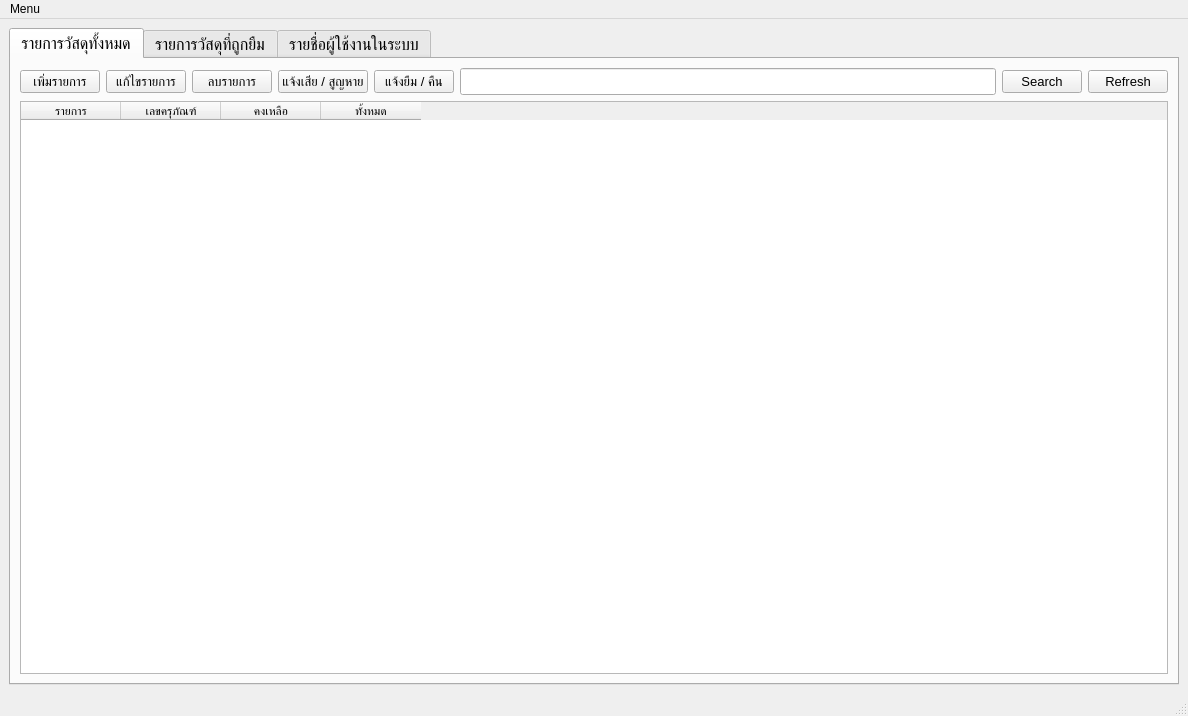
<?xml version="1.0" encoding="UTF-8"?>
<ui version="4.0">
 <class>MainWindow</class>
 <widget class="QMainWindow" name="MainWindow">
  <property name="geometry">
   <rect>
    <x>0</x>
    <y>0</y>
    <width>1188</width>
    <height>716</height>
   </rect>
  </property>
  <property name="windowTitle">
   <string>MainWindow</string>
  </property>
  <widget class="QWidget" name="centralwidget">
   <layout class="QGridLayout" name="gridLayout">
    <item row="0" column="0">
     <widget class="QTabWidget" name="tabWidget">
      <property name="font">
       <font>
        <pointsize>12</pointsize>
       </font>
      </property>
      <property name="currentIndex">
       <number>0</number>
      </property>
      <widget class="QWidget" name="AllObj">
       <attribute name="title">
        <string>รายการวัสดุทั้งหมด</string>
       </attribute>
       <layout class="QGridLayout" name="gridLayout_3">
        <item row="0" column="0">
         <widget class="QPushButton" name="addObj">
          <property name="font">
           <font>
            <pointsize>10</pointsize>
           </font>
          </property>
          <property name="text">
           <string>เพิ่มรายการ</string>
          </property>
         </widget>
        </item>
        <item row="0" column="1">
         <widget class="QPushButton" name="editObj">
          <property name="font">
           <font>
            <pointsize>10</pointsize>
           </font>
          </property>
          <property name="text">
           <string>แก้ไขรายการ</string>
          </property>
         </widget>
        </item>
        <item row="0" column="2">
         <widget class="QPushButton" name="deleteObj">
          <property name="font">
           <font>
            <pointsize>10</pointsize>
           </font>
          </property>
          <property name="text">
           <string>ลบรายการ</string>
          </property>
         </widget>
        </item>
        <item row="0" column="3">
         <widget class="QPushButton" name="loss_or_broke">
          <property name="sizePolicy">
           <sizepolicy hsizetype="Fixed" vsizetype="Fixed">
            <horstretch>0</horstretch>
            <verstretch>0</verstretch>
           </sizepolicy>
          </property>
          <property name="font">
           <font>
            <pointsize>10</pointsize>
           </font>
          </property>
          <property name="text">
           <string>แจ้งเสีย / สูญหาย</string>
          </property>
         </widget>
        </item>
        <item row="0" column="4">
         <widget class="QPushButton" name="borrow_or_return">
          <property name="sizePolicy">
           <sizepolicy hsizetype="Fixed" vsizetype="Fixed">
            <horstretch>0</horstretch>
            <verstretch>0</verstretch>
           </sizepolicy>
          </property>
          <property name="font">
           <font>
            <pointsize>10</pointsize>
           </font>
          </property>
          <property name="text">
           <string>แจ้งยืม / คืน</string>
          </property>
         </widget>
        </item>
        <item row="0" column="5">
         <widget class="QLineEdit" name="ObjSearch"/>
        </item>
        <item row="0" column="6">
         <widget class="QPushButton" name="SearchObjList">
          <property name="sizePolicy">
           <sizepolicy hsizetype="Fixed" vsizetype="Fixed">
            <horstretch>0</horstretch>
            <verstretch>0</verstretch>
           </sizepolicy>
          </property>
          <property name="font">
           <font>
            <pointsize>10</pointsize>
           </font>
          </property>
          <property name="text">
           <string>Search</string>
          </property>
         </widget>
        </item>
        <item row="0" column="7">
         <widget class="QPushButton" name="refreshObj">
          <property name="sizePolicy">
           <sizepolicy hsizetype="Fixed" vsizetype="Fixed">
            <horstretch>0</horstretch>
            <verstretch>0</verstretch>
           </sizepolicy>
          </property>
          <property name="font">
           <font>
            <pointsize>10</pointsize>
           </font>
          </property>
          <property name="text">
           <string>Refresh</string>
          </property>
         </widget>
        </item>
        <item row="1" column="0" colspan="8">
         <widget class="QTableWidget" name="tableListObject">
          <property name="autoScroll">
           <bool>true</bool>
          </property>
          <property name="autoScrollMargin">
           <number>16</number>
          </property>
          <property name="sortingEnabled">
           <bool>false</bool>
          </property>
          <attribute name="horizontalHeaderCascadingSectionResizes">
           <bool>false</bool>
          </attribute>
          <attribute name="horizontalHeaderMinimumSectionSize">
           <number>36</number>
          </attribute>
          <column>
           <property name="text">
            <string>รายการ</string>
           </property>
          </column>
          <column>
           <property name="text">
            <string>เลขครุภัณฑ์</string>
           </property>
          </column>
          <column>
           <property name="text">
            <string>คงเหลือ</string>
           </property>
          </column>
          <column>
           <property name="text">
            <string>ทั้งหมด</string>
           </property>
          </column>
         </widget>
        </item>
       </layout>
      </widget>
      <widget class="QWidget" name="Obj_br">
       <attribute name="title">
        <string>รายการวัสดุที่ถูกยืม</string>
       </attribute>
       <widget class="QTableWidget" name="tableListBorrow">
        <property name="geometry">
         <rect>
          <x>10</x>
          <y>20</y>
          <width>1138</width>
          <height>564</height>
         </rect>
        </property>
        <property name="autoScroll">
         <bool>true</bool>
        </property>
        <property name="autoScrollMargin">
         <number>16</number>
        </property>
        <property name="sortingEnabled">
         <bool>false</bool>
        </property>
        <attribute name="horizontalHeaderCascadingSectionResizes">
         <bool>false</bool>
        </attribute>
        <attribute name="horizontalHeaderMinimumSectionSize">
         <number>36</number>
        </attribute>
        <column>
         <property name="text">
          <string>รหัสผู้ใช้งาน</string>
         </property>
        </column>
        <column>
         <property name="text">
          <string>รายการ</string>
         </property>
        </column>
        <column>
         <property name="text">
          <string>เลขครุภัณฑ์</string>
         </property>
        </column>
        <column>
         <property name="text">
          <string>จำนวน</string>
         </property>
        </column>
       </widget>
      </widget>
      <widget class="QWidget" name="UserTab">
       <attribute name="title">
        <string>รายชื่อผู้ใช้งานในระบบ</string>
       </attribute>
       <layout class="QGridLayout" name="gridLayout_2">
        <item row="0" column="2">
         <widget class="QPushButton" name="deleteUser">
          <property name="font">
           <font>
            <pointsize>10</pointsize>
           </font>
          </property>
          <property name="text">
           <string>ลบผู้ใช้งาน</string>
          </property>
         </widget>
        </item>
        <item row="0" column="3">
         <widget class="QLineEdit" name="StudentIDSearch"/>
        </item>
        <item row="0" column="1">
         <widget class="QPushButton" name="editUser">
          <property name="font">
           <font>
            <pointsize>10</pointsize>
           </font>
          </property>
          <property name="text">
           <string>แก้ไขผู้ใช้งาน</string>
          </property>
         </widget>
        </item>
        <item row="0" column="4">
         <widget class="QPushButton" name="SearchUserList">
          <property name="sizePolicy">
           <sizepolicy hsizetype="Fixed" vsizetype="Fixed">
            <horstretch>0</horstretch>
            <verstretch>0</verstretch>
           </sizepolicy>
          </property>
          <property name="font">
           <font>
            <pointsize>10</pointsize>
           </font>
          </property>
          <property name="text">
           <string>Search</string>
          </property>
         </widget>
        </item>
        <item row="0" column="0">
         <widget class="QPushButton" name="addUser">
          <property name="font">
           <font>
            <pointsize>10</pointsize>
           </font>
          </property>
          <property name="text">
           <string>เพิ่มผู้ใช้งาน</string>
          </property>
         </widget>
        </item>
        <item row="0" column="5">
         <widget class="QPushButton" name="refresh">
          <property name="sizePolicy">
           <sizepolicy hsizetype="Fixed" vsizetype="Fixed">
            <horstretch>0</horstretch>
            <verstretch>0</verstretch>
           </sizepolicy>
          </property>
          <property name="font">
           <font>
            <pointsize>10</pointsize>
           </font>
          </property>
          <property name="text">
           <string>Refresh</string>
          </property>
         </widget>
        </item>
        <item row="1" column="0" colspan="6">
         <widget class="QTableWidget" name="tableListuser">
          <property name="autoScroll">
           <bool>true</bool>
          </property>
          <property name="autoScrollMargin">
           <number>16</number>
          </property>
          <property name="sortingEnabled">
           <bool>false</bool>
          </property>
          <attribute name="horizontalHeaderCascadingSectionResizes">
           <bool>false</bool>
          </attribute>
          <attribute name="horizontalHeaderMinimumSectionSize">
           <number>36</number>
          </attribute>
          <column>
           <property name="text">
            <string>รหัสผู้ใช้งาน</string>
           </property>
          </column>
          <column>
           <property name="text">
            <string>ชื่อ - นามสกุล</string>
           </property>
          </column>
          <column>
           <property name="text">
            <string>เบอร์โทรศัพท์</string>
           </property>
          </column>
          <column>
           <property name="text">
            <string>หมายเหตุ</string>
           </property>
          </column>
         </widget>
        </item>
       </layout>
      </widget>
     </widget>
    </item>
   </layout>
  </widget>
  <widget class="QMenuBar" name="menubar">
   <property name="geometry">
    <rect>
     <x>0</x>
     <y>0</y>
     <width>1188</width>
     <height>21</height>
    </rect>
   </property>
   <widget class="QMenu" name="menuMenu">
    <property name="title">
     <string>Menu</string>
    </property>
    <widget class="QMenu" name="menuStore_manage_User">
     <property name="title">
      <string>Store manage User</string>
     </property>
     <addaction name="actionCreate_User"/>
     <addaction name="actionEdit_User_2"/>
    </widget>
    <addaction name="actionRegister_Object"/>
    <addaction name="menuStore_manage_User"/>
    <addaction name="actionClose_Program"/>
   </widget>
   <addaction name="menuMenu"/>
  </widget>
  <widget class="QStatusBar" name="statusbar"/>
  <action name="actionRegister_Object">
   <property name="text">
    <string>Register Object</string>
   </property>
  </action>
  <action name="actionClose_Program">
   <property name="text">
    <string>Close Program</string>
   </property>
  </action>
  <action name="actionRegister_User_2">
   <property name="text">
    <string>Register User</string>
   </property>
  </action>
  <action name="actionEdit_User">
   <property name="text">
    <string>Edit User</string>
   </property>
  </action>
  <action name="actionRemove_User">
   <property name="text">
    <string>Remove User</string>
   </property>
  </action>
  <action name="actionCreate_User">
   <property name="text">
    <string>Create User </string>
   </property>
  </action>
  <action name="actionEdit_User_2">
   <property name="text">
    <string>Edit User</string>
   </property>
  </action>
 </widget>
 <resources/>
 <connections/>
</ui>
